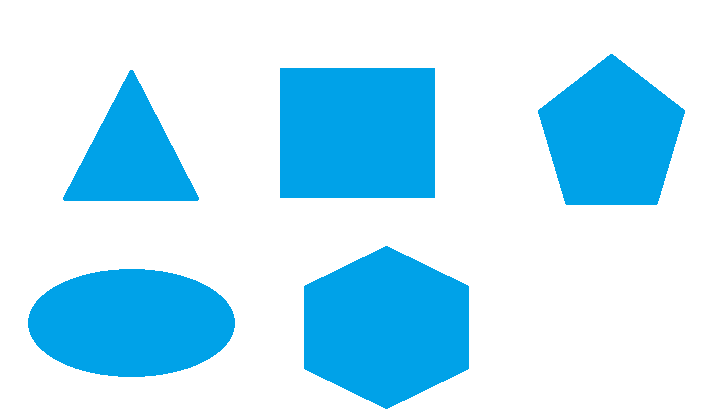
#> input picture Bolum_05_Hough_Transforms/polygons.png, 720 x 417 px
$ jupyter execute c04_Shape_detection.ipynb
#> lines starting #> are read from the running program, lines starting #| are printed output that depends on the picture; after the words box and inside, x2 and y2 are one past the last pixel; in counts of white or black regions, pixels touching at a corner belong together
[cell 1]
import cv2
import numpy as np

[cell 2]
font = cv2.FONT_HERSHEY_COMPLEX_SMALL
font1 = cv2.FONT_HERSHEY_COMPLEX

[cell 3]
img = cv2.imread("polygons.png")
#> img is the input picture: shape (417, 720, 3); mean B, G, R 248.6, 229.3, 184.6
gray = cv2.cvtColor(img, cv2.COLOR_BGR2GRAY)
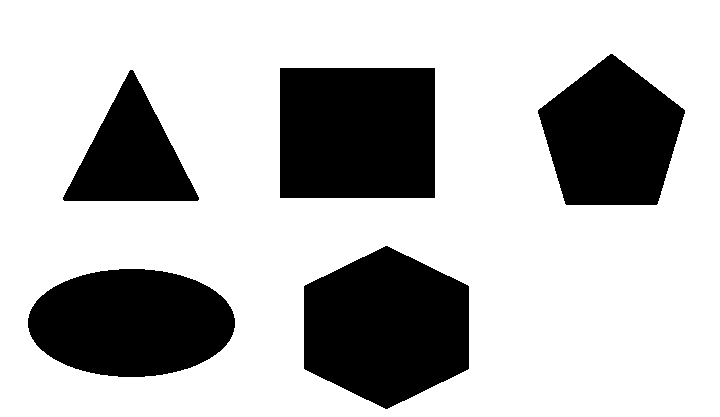
#> gray: shape (417, 720); values 122 (black) and 255 (white), 72.4% white; 5 black regions, box (x1, y1, x2, y2) and area: (304, 246, 469, 409) 20341, (280, 68, 435, 198) 20150, (28, 269, 235, 377) 17580, (538, 54, 685, 205) 15534, (63, 70, 199, 201) 9309

_, threshold = cv2.threshold(gray, 240, 255, cv2.THRESH_BINARY)
#> threshold: shape (417, 720); 72.4% white; 5 black regions
contours,_ = cv2.findContours(threshold, cv2.RETR_TREE, cv2.CHAIN_APPROX_SIMPLE)
#> contours = 6 contours; box (x1, y1, x2, y2) and area: (0, 0, 720, 417) 299104, (303, 245, 470, 410) 20588, (279, 67, 436, 199) 20434, (27, 268, 236, 378) 17814, (537, 53, 686, 206) 15747, (62, 69, 200, 202) 9508

[cell 4]
for cnt in contours:
    epsilon = 0.01 * cv2.arcLength(cnt, True)
    approx = cv2.approxPolyDP(cnt, epsilon, True)

    cv2.drawContours(img, [approx], 0, (0), 5)

    x = approx.ravel()[0] -20
    y = approx.ravel()[1] -20

    if len(approx) == 3:
        cv2.putText(img, "Triangle", (x,y), font, 1, (0))

    elif len(approx) == 4:
        cv2.putText(img, "Rectangle", (x,y), font, 1, (0))

    elif len(approx) == 5:
        cv2.putText(img, "Pentagon", (x,y), font, 1, (0))

    elif len(approx) == 6:
        cv2.putText(img, "Hexagon", (x,y), font, 1, (0))

    elif len(approx) >6:
        cv2.putText(img, "Ellipse", (x,y), font, 1, (0))

    else:
        pass
#> this loop made 6 passes
#> (epsilon, approx, x, y) on passes 1, 4, 5: (22.7, [[0, 0], [0, 416], [719, 416], [719, 0]], -20, -20), (4.57, [[130, 69], [197, 201], [62, 199]], 110, 49), (5.72, [[279, 68], [434, 67], [435, 197], [280, 198]], 259, 48)
#> (epsilon, x, y) on passes 2, 3, 6: (5.38, 7, 298), (5.64, 365, 225), (4.99, 590, 33)
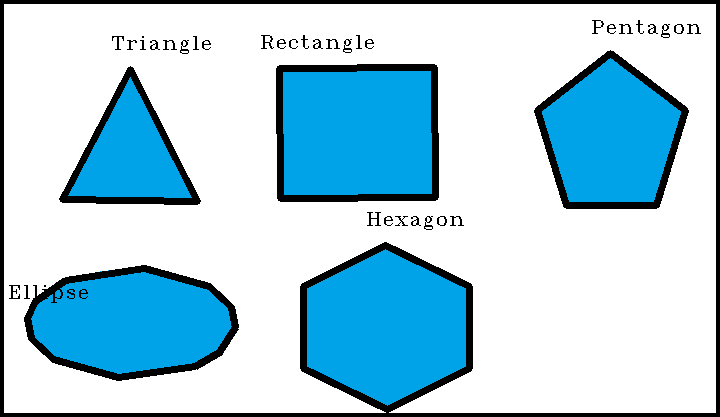
#> img: shape (417, 720, 3); 9.37% of pixels changed, all inside (x1, y1, x2, y2) = (0, 0, 720, 417)

cv2.imshow("Polygons", img)
cv2.waitKey(0)
cv2.destroyAllWindows()
